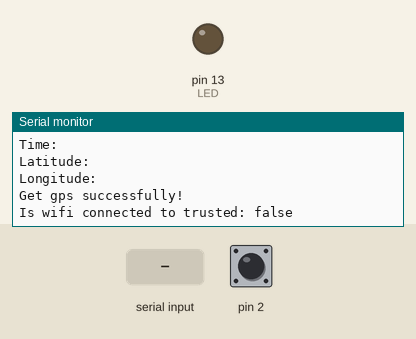
Recording of a sketch running on a simulated Arduino Uno, built with avr-gcc and run on an emulated ATmega328P. Parts: output pins drawn as LEDs (lit = HIGH), the last lines printed to the serial monitor. Inputs (shaded band) come from the test bench; at power-on: pin 2 HIGH. The modem accepts every AT command (registered, SIM ready, sends succeed) and sends nothing else.

Above: at 10.0 s.
10.1 s: pin 2 pulled LOW for 0.15 s
At 11.6 s:
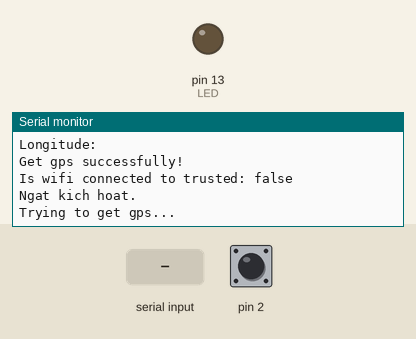
13.2 s: "RING" received over the second serial link
16.2 s: pin 2 pulled LOW for 1 s
At 17.8 s:
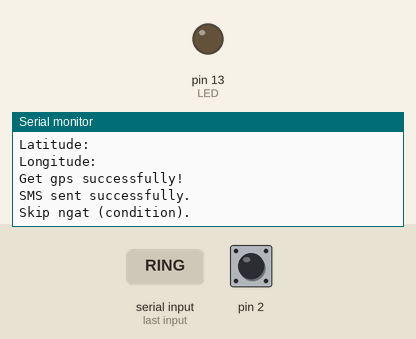

Measured:
- after the input at 10.1 s, the serial monitor: prints a new line after 0.15 s (image 1)
- after the input at 16.2 s, the serial monitor: prints a new line after 1.0 s (image 2)

The sketch:

arduino_craft.ino
```cpp
#include <Wire.h>
#include <SoftwareSerial.h>

#define DEBUG true

const int LED = 13;
const unsigned long waitTimeout = 60000;

// const String masterPhoneNum = "84396119521";
const String masterPhoneNum =    "84967237101";
const String modulePhoneNum =    "84396119521";

SoftwareSerial sim808(11, 10);

String stateWifi = "0"; // not_connect

// Debounce tránh kích hoạt ngắt quá nhiều
unsigned long lastSwitchDetectedMIllis = 0;
unsigned long debounceInterval = 10000;
unsigned long interval;
boolean isSensorActive = false;

String state, timegps, latitude, longitude, x;
String message, tin_nhan;

// TODO: viết hàm set riêng biến này sau
boolean isOnGuarded = true;

void setup() {

  // Kết nối i2c bus tại địa chỉ số 8
  Wire.begin(8);

  // Giao tiếp uart với Sim 808
  sim808.begin(9600);

  Serial.begin(9600);

  // Bắt đầu các ngắt sự kiện i2c
  Wire.onReceive(recieveEventfromWifi);
  Wire.onRequest(requestEventfromWifi);

  // Cài đặt mode cho pin của cảm biến là pullup
  pinMode(2, INPUT_PULLUP);
  attachInterrupt(0, eventPIRsensor,  RISING);
  pinMode(LED, OUTPUT);

  // Bật GPS trên sim808
  command2sim808("AT+CGNSPWR=1", 2000, DEBUG);
  delay(200);

  // Đổi mode text NMEA sang RMC
  command2sim808("AT+CGNSSEQ=RMC", 2000, DEBUG);
  delay(200);

  // Đổi chế độ text cho chức năng nhắn tin
  command2sim808("AT+CMGF=1", 2000, DEBUG);
  delay(200);

  tryingGPS();

  Serial.print("Is wifi connected to trusted: ");
  Serial.println(isWifiConnected() ? "true" : "false");

}

void loop() {

  Runner();

}

void Runner() {

  // dieu kien dung isWifiConnected() == false, dang set dieu kien gia test he thong
  if (isSensorActive == true && isWifiConnected() == false && isOnGuarded == true) {

    // First Alert!
    tryingGPS();
    SendWarningMessage(masterPhoneNum);
    delay(2000);

    // read all return
    readAllResponse(1000);
    delay(50);

    // Wait for cancel signal!
    if (waitForCancelCallSignal(waitTimeout)) {
      isOnGuarded = false;
      Serial.println("Sequence cancel!");
    }
    else {
      // bat canh bao

      // wait for relocate command
      while (true) {
        if (ListenToRELOmessage()){
          tryingGPS();
          SendLocationReport(masterPhoneNum);
        }
      }
    }
  }
  else {
    isSensorActive == false;
  }
}

// SENSOR SECTION: THINH

void eventPIRsensor() {

  if (isOnGuarded == true && isSensorActive == false) {

    // Thêm hệ điều kiện để hoạt động chính xác hơn.

    interval = millis() - lastSwitchDetectedMIllis;
    if (interval > debounceInterval) {
      lastSwitchDetectedMIllis = millis();
      isSensorActive = true;
      Serial.println("Ngat kich hoat.");
    }
    else {
      Serial.println("Skip ngat (time).");
    }
  }
  else {
      Serial.println("Skip ngat (condition).");
  }
}

// WIFI SECTION: HUNG

boolean isWifiConnected() {

  // todo: return true false hop ly > DONE

  if (stateWifi == "0") return false;
  else return true;
}

void recieveEventfromWifi(int howMany) {

  // Hàm được gọi tương tự khi gọi ngắt mà nhận được sự kiện từ esp

  stateWifi = "";
  while (0 < Wire.available()) {
    char c = Wire.read();
    stateWifi += c;
  }

}

void requestEventfromWifi() {
  x += latitude;
  x += "-";
  x += longitude;
  x += ",";
  int str_len = x.length() + 1;
  char location[str_len];
  x.toCharArray(location, str_len);
  Wire.write(location);
  x = "";
}

// GPS SECTION: LAM

void tryingGPS() {
  Serial.println("Trying to get gps...");
  while (!getGPSinfo(true)) {
    Serial.println("...");
  }
  Serial.println("Get gps successfully!");
}

boolean getGPSinfo(boolean debug) {
  String data[5];
  sim808.println("AT+CGNSINF");
  delay(150);
  unsigned long time = millis();
  int i = 0;
  while ((time + 2000) > millis()) {
    while (sim808.available()) {
      char c = (char)sim808.read();
      if (c != ',') {
        data[i] += c;
        delay(100);
      }
      else {
        i++;
      }
      if (i == 5) {
        delay(100);
        break;
      }
    }
  }
  //  Serial.println(debug);
  if (state != 0) {
    state = data[1];
    timegps = data[2];
    latitude = data[3];
    longitude = data[4];
    //    Wire.onRequest(requestEventfromWifi);
  }
  if (debug) {
    Serial.println("State: " + state);
    Serial.println("Time: " + timegps);
    Serial.println("Latitude: " + latitude);
    Serial.println("Longitude: " + longitude);
    return true;
  } else {
    Serial.println("GPS Initializing…");
    return false;
  }
  Serial.println("------------------------------------------------");
}

String createMapsLinkWithLocation() {
  String link = "http://maps.google.com/maps?q=";
  link += latitude;
  link += ",";
  link += longitude;
  return link;
}

// SMS send, receive and CALL SECTION: TIEN

String command2sim808 (String command , const unsigned long timeout , boolean debug) {
  String response = "";
  sim808.println(command);
  unsigned long time = millis();
  while ((time + timeout) > millis()) {
    while (sim808.available()) {
      char c = (char) sim808.read();
      response += c;
    }
  }
  if (debug) {
    Serial.print(response);
  }
  return response;
}


void SendWarningMessage(String masterPhoneNum) {
  String message = "Xe co the da bi mat trom, goi " + modulePhoneNum + " de huy canh bao! Vi tri xe la " + createMapsLinkWithLocation();
  sendSMS(masterPhoneNum, message);
}

void SendLocationReport(String masterPhoneNum) {
  String message = "Vi tri hien tai cua xe la: "+createMapsLinkWithLocation();
  sendSMS(masterPhoneNum, message);
}

void sendSMS(String masterPhoneNum, String message) {
  String command1 = "AT+CMGS=\"";
  command1 += masterPhoneNum;
  command1 += "\"";
  sim808.println("at");
  delay(200);
  sim808.println("AT+CMGF=1");
  delay(200);
  sim808.println(command1);
  delay(1000);
  sim808.println(message);
  delay(1000);
  sim808.println((char)26);
  delay(1000);
  Serial.println("SMS sent successfully.");
}

void readAllResponse(unsigned long waitTime){
  String response = "";
  unsigned long times = millis();
  while ((times + waitTime) > millis()) {
    while (sim808.available()) {
      char c = (char) sim808.read();
      Serial.println(c);
      response += c;
    }
  }
}

boolean waitForCancelCallSignal(unsigned long waitTime) {
  String response = "";
  unsigned long times = millis();
  while ((times + waitTime) > millis()) {
    while (sim808.available()) {
      char c = (char)sim808.read();
      if (c != 'R' && c != 'I' && c != 'N' && c != 'G') {
        break;
      }
      Serial.println(c);
      response += c;
    }
    if (response == "RING") {
      Serial.println("Confirmed, stop waiting.");
      break;
    }
  }
  if (response == "RING") {
    Serial.println("Call Confirmed.");
    return true;
  }
  return false;
}


boolean ListenToRELOmessage() {
  command2sim808("AT+CNMI=2,2,0,0,0", 2000, true);
  delay(1000);
  Serial.println("Listening to RELO sequence!");
  if (readRELO()) return true;
  else return false;
}

boolean readRELO() {
  String response = "";
  Serial.println("waiting");
  while (true) {
    while (sim808.available()) {
      char c = (char) sim808.read();
      if (c != 'R' && c != 'E' && c != 'L' && c != 'O') {
        break;
      }
      Serial.println(c);
      response += c;
    }
    if (response == "RELO") {
      Serial.println("RELOCATE Confirmed, stop waiting.");
      break;
    }
  }
  if (response == "RELO") {
    return true;
  }
  return false;
}
```
